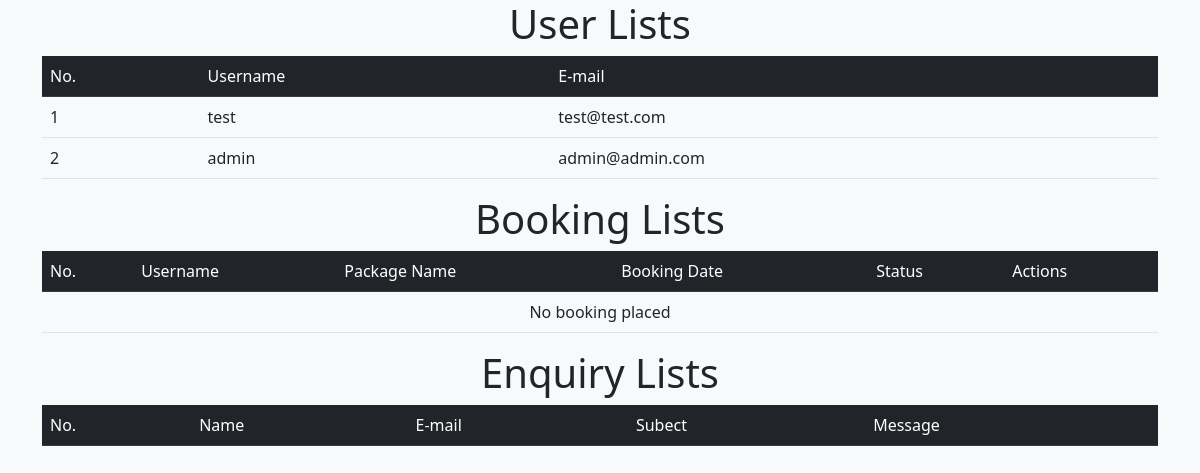
The page /views/admin/adminPanel.php (signed in) on the database its author committed.
### tables this page shows
CREATE TABLE `users` (
  `id` int(11) NOT NULL,
  `username` varchar(255) NOT NULL,
  `email` varchar(255) NOT NULL,
  `password` varchar(255) NOT NULL
);

### views/admin/adminPanel.php (the view, shortened to what this page needs)
<?php
require_once('../../functions/connectDB.php');
?>
<!DOCTYPE html>
<html lang="en">
<head>
    <?php
        include '../components/cdnSetup.php'
    ?>
</head>
<body class="bg-light">
    <div class="container">
        <h1 class="text-center">User Lists</h1>
        <table class="table table-hover">
            <tr class="table-dark">
                <td>No.</td>
                <td>Username</td>
                <td>E-mail</td>
            </tr>
            <?php
                $count = 0;
                $sql = "SELECT * FROM users";
                $result = mysqli_query($conn, $sql);
                if(mysqli_num_rows($result) > 0){
                    while($row = mysqli_fetch_assoc($result)){
                        $count ++;
            ?>
                <tr>
                    <td><?php echo $count; ?></td>
                    <td><?php echo $row['username']; ?></td>
                    <td><?php echo $row['email']; ?></td>
                </tr>
            <?php
                    }
                }
            ?>
        </table>
    </div>
    <div class="container">
        <h1 class="text-center">Booking Lists</h1>
        <table class="table table-hover">
            <tr class="table-dark">
                <td>No.</td>
                <td>Username</td>
                <td>Package Name</td>
                <td>Booking Date</td>
                <td>Status</td>
                <td>Actions</td>
            </tr>
            <?php
                $count = 0;
                $sql = "SELECT bookinglist.id AS bookID,
                bookinglist.bookSetDate AS bookSetDate,
                tourpackage.pkgTitle AS pkgTitle,
                users.username AS username,
                bookinglist.bookFirstName AS firstName,
                bookinglist.bookLastName AS lastName,
                bookinglist.bookNric AS nric,
                bookinglist.bookBirthDate AS birthDate,
                bookinglist.bookPhoneNumber AS phoneNumber,
                bookinglist.bookAddress AS address,
                bookinglist.bookAdultQuantity AS adultQuantity,
                bookinglist.bookChildQuantity AS childQuantity,
                bookinglist.bookPaymentMethod AS paymentMethod,
                bookinglist.bookApprove AS bookApprove
                FROM bookinglist LEFT JOIN tourpackage ON bookinglist.pkgID = tourpackage.id LEFT JOIN users ON users.id = bookingList.userID";
                $result = mysqli_query($conn, $sql);
                if(mysqli_num_rows($result) > 0){
                    while($row = mysqli_fetch_assoc($result)){
                        $count++;
                        $name = ($row['firstName'] . ' ' . $row['lastName']);
                        $approveStatus = "";
                        if($row['bookApprove'] == 0){
                            $approveStatus = "Pending";
                        }else if($row['bookApprove'] == 1){
                            $approveStatus = "Approved";
                        }else if($row['bookApprove'] == 2){
                            $approveStatus = "Not Approved";
                        }
            ?>
                <tr>
                    <td><?php echo $count; ?></td>
                    <td><?php echo $row['username']; ?></td>
                    <td><?php echo $row['pkgTitle']; ?></td>
                    <td><?php echo $row['bookSetDate']; ?></td>
                    <td><?php echo $approveStatus; ?></td>
                    <td>
                        <button type="button" class="btn btn-sm btn-primary" data-bs-toggle="modal" data-bs-target="#moreDetailsID<?php echo $row['bookID']; ?>">More Details</button>
                        <button class="btn btn-sm btn-danger" onclick="deleteBooking(<?php echo $row['bookID']; ?>)">Delete</button>
                        <button class="btn btn-sm btn-success" onclick="toggleBooking(<?php echo $row['bookID']; ?>, <?php echo $row['bookApprove'] ?>)">Approve/Not Approve</button>
                    </td>
                </tr>
                <div class="modal fade" id="moreDetailsID<?php echo $row['bookID']; ?>" tabindex="-1" aria-labelledby="moreDetailsLabel" aria-hidden="true">
                    <div class="modal-dialog modal-xl">
                        <div class="modal-content">
                            <div class="modal-header">
                                <h5 class="modal-title">Details</h5>
                                <button type="button" class="btn-close" data-bs-dismiss="modal" aria-label="Close"></button>
                            </div>
                            <div class="modal-body">
                                <div class="row">
                                    <div class="col-md-3">
                                        Name:
                                    </div>
                                    <div class="col-md-3">
                                        <?php echo $name; ?>
                                    </div>
                                    <div class="col-md-3">
                                        NRIC:
                                    </div>
                                    <div class="col-md-3">
                                        <?php echo $row['nric']; ?>
                                    </div>
                                    <div class="col-md-3">
                                        Birth Date:
                                    </div>
                                    <div class="col-md-3">
                                        <?php echo $row['birthDate']; ?>
                                    </div>
                                    <div class="col-md-3">
                                        Phone number:
                                    </div>
                                    <div class="col-md-3">
                                        <?php echo $row['phoneNumber']; ?>
                                    </div>
                                    <div class="col-md-3">
                                        Address:
                                    </div>
                                    <div class="col-md-9">
                                        <?php echo $row['address']; ?>
                                    </div>
                                    <div class="col-md-3">
                                        Adult quantity:
                                    </div>
                                    <div class="col-md-3">
                                        <?php echo $row['adultQuantity']; ?>
                                    </div>
                                    <div class="col-md-3">
                                        Child quantity:
                                    </div>
                                    <div class="col-md-3">
                                        <?php echo $row['childQuantity']; ?>
                                    </div>
                                    <div class="col-md-3">
                                        Payment method:
                                    </div>
                                    <div class="col-md-3">
                                        <?php echo $row['paymentMethod']; ?>
                                    </div>
                                </div>
                            </div>
                            <div class="modal-footer">
                                <button type="button" class="btn btn-secondary" data-bs-dismiss="modal">Close</button>
                            </div>
                        </div>
                    </div>
                </div>
            <?php
                    }
                }else{
            ?>
                <tr>
                    <td colspan="6" class="text-center">No booking placed</td>
                </tr>
            <?php
                }
            ?>
        </table>
    </div>
    <div class="container">
        <h1 class="text-center">Enquiry Lists</h1>
        <table class="table table-hover table-responsive">
            <tr class="table-dark">
                <td>No.</td>
                <td>Name</td>
                <td>E-mail</td>
                <td>Subect</td>
                <td>Message</td>
            </tr>
        </table>
    </div>
</body>
</html>

### rows shown on the page
users: username "test", email "test@test.com"
users: username "admin", email "admin@admin.com"
